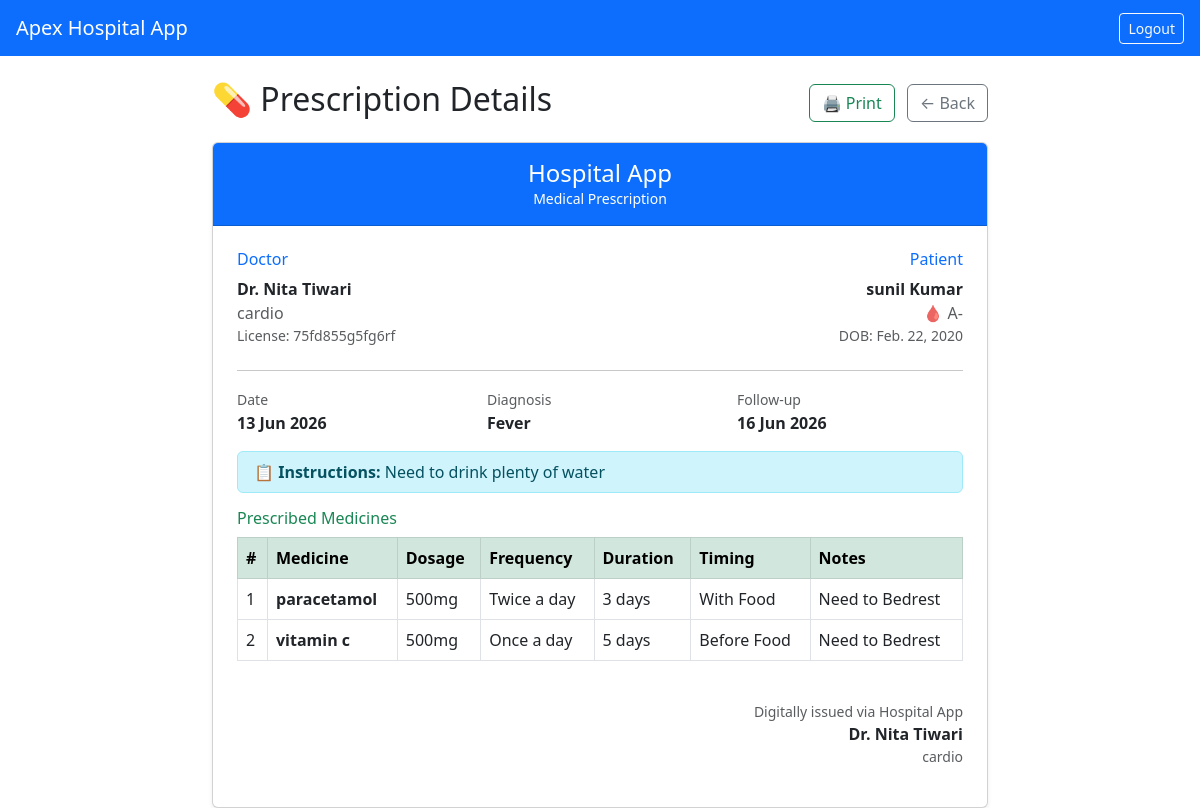
Screenshot of /prescriptions/2/ (signed in) with the database file from the repository.
### accounts/models.py (models this page shows, shortened)
class Prescription(models.Model):
    doctor = models.ForeignKey(DoctorProfile, on_delete=models.CASCADE, related_name='prescriptions')
    patient = models.ForeignKey(PatientProfile, on_delete=models.CASCADE, related_name='prescriptions')
    appointment = models.ForeignKey(Appointment, on_delete=models.SET_NULL, null=True, blank=True, related_name='prescriptions')
    diagnosis = models.CharField(max_length=255)
    instructions = models.TextField(blank=True)
    created_at = models.DateTimeField(auto_now_add=True)
    follow_up_date = models.DateField(null=True, blank=True)
    class Meta:
        ordering = ['-created_at']   # newest first

class DoctorProfile(models.Model):
    user_profile = models.OneToOneField(
        UserProfile, on_delete=models.CASCADE, related_name='doctor'
    )
    specialization = models.CharField(max_length=100)
    license_number = models.CharField(max_length=50, unique=True)
    experience_years = models.PositiveIntegerField(default=0)
    bio = models.TextField(blank=True)

class UserProfile(models.Model):
    ROLE_CHOICES = (
        ('doctor', 'Doctor'),
        ('patient', 'Patient'),
    )
    user = models.OneToOneField(
        User, on_delete=models.CASCADE, related_name='profile'
    )
    role = models.CharField(max_length=10, choices=ROLE_CHOICES)
    phone = models.CharField(max_length=15, blank=True)

class PatientProfile(models.Model):
    BLOOD_GROUPS = [
        ('A+','A+'),('A-','A-'),('B+','B+'),('B-','B-'),
        ('O+','O+'),('O-','O-'),('AB+','AB+'),('AB-','AB-'),
    ]
    user_profile = models.OneToOneField(
        UserProfile, on_delete=models.CASCADE, related_name='patient'
    )
    date_of_birth = models.DateField(null=True, blank=True)
    blood_group = models.CharField(max_length=5, choices=BLOOD_GROUPS, blank=True)
    address = models.TextField(blank=True)
    emergency_contact = models.CharField(max_length=15, blank=True)

class PrescriptionItem(models.Model):
    FREQUENCY_CHOICES = [
        ('once',       'Once a day'),
        ('twice',      'Twice a day'),
        ('thrice',     'Three times a day'),
        ('four_times', 'Four times a day'),
        ('sos',        'SOS (as needed)'),
    ]
    TIMING_CHOICES = [
        ('before_food', 'Before Food'),
        ('after_food',  'After Food'),
        ('with_food',   'With Food'),
        ('empty_stomach', 'Empty Stomach'),
    ]
    prescription   = models.ForeignKey(Prescription, on_delete=models.CASCADE, related_name='items')
    medicine_name  = models.CharField(max_length=200)
    dosage         = models.CharField(max_length=100)   # e.g. "500mg", "10ml"
    frequency      = models.CharField(max_length=20, choices=FREQUENCY_CHOICES)
    duration       = models.CharField(max_length=100)   # e.g. "5 days", "1 week"
    timing         = models.CharField(max_length=20, choices=TIMING_CHOICES, blank=True)
    notes          = models.CharField(max_length=255, blank=True)

### accounts/views.py (the view)
# urls.py: path('prescriptions/<int:prescription_id>/',views.prescription_detail,  name='prescription_detail'),
@login_required
def prescription_detail(request, prescription_id):
    prescription = get_object_or_404(Prescription, id=prescription_id)
    user_profile = request.user.profile
    if user_profile.role == 'doctor':
        if prescription.doctor != user_profile.doctor:
            messages.error(request, 'Not allowed.')
            return redirect('doctor_prescriptions')
    else:
        if prescription.patient != user_profile.patient:
            messages.error(request, 'Not allowed.')
            return redirect('patient_prescriptions')
    return render(request, 'accounts/prescription_detail.html', {
        'prescription': prescription,
        'items'       : prescription.items.all(),
    })

### accounts/templates/accounts/prescription_detail.html (shortened to what this page needs)
{% extends 'accounts/base.html' %}
{% block content %}
<div class="container" style="max-width:800px">
  <div class="d-flex justify-content-between align-items-center mb-3 no-print">
    <h2>💊 Prescription Details</h2>
    <div>
      <button onclick="window.print()" class="btn btn-outline-success me-2">
        🖨️ Print
      </button>
      {% if request.user.profile.role == 'doctor' %}
        <a href="{% url 'doctor_prescriptions' %}"
           class="btn btn-outline-secondary">← Back</a>
      {% else %}
        <a href="{% url 'patient_prescriptions' %}"
           class="btn btn-outline-secondary">← Back</a>
      {% endif %}
    </div>
  </div>
  <div class="card shadow-sm" id="prescriptionCard">
    <div class="card-header bg-primary text-white text-center py-3">
      <h4 class="mb-0"> Hospital App</h4>
      <p class="mb-0 small">Medical Prescription</p>
    </div>
    <div class="card-body p-4">
      <div class="row mb-4">
        <div class="col-md-6">
          <h6 class="text-primary"> Doctor</h6>
          <p class="mb-0">
            <strong>Dr. {{ prescription.doctor.user_profile.user.get_full_name }}</strong>
          </p>
          <p class="mb-0 text-muted">
            {{ prescription.doctor.specialization }}
          </p>
          <p class="mb-0 text-muted small">
            License: {{ prescription.doctor.license_number }}
          </p>
        </div>
        <div class="col-md-6 text-md-end">
          <h6 class="text-primary">Patient</h6>
          <p class="mb-0">
            <strong>{{ prescription.patient.user_profile.user.get_full_name }}</strong>
          </p>
          <p class="mb-0 text-muted">
            🩸 {{ prescription.patient.blood_group|default:"—" }}
          </p>
          <p class="mb-0 text-muted small">
            DOB: {{ prescription.patient.date_of_birth|default:"—" }}
          </p>
        </div>
      </div>
      <hr>
      <div class="row mb-3">
        <div class="col-md-4">
          <small class="text-muted">Date</small>
          <p class="mb-0 fw-bold">{{ prescription.created_at|date:"d M Y" }}</p>
        </div>
        <div class="col-md-4">
          <small class="text-muted">Diagnosis</small>
          <p class="mb-0 fw-bold">{{ prescription.diagnosis }}</p>
        </div>
        <div class="col-md-4">
          <small class="text-muted">Follow-up</small>
          <p class="mb-0 fw-bold">
            {{ prescription.follow_up_date|date:"d M Y"|default:"Not scheduled" }}
          </p>
        </div>
      </div>
      {% if prescription.instructions %}
      <div class="alert alert-info py-2">
        📋 <strong>Instructions:</strong> {{ prescription.instructions }}
      </div>
      {% endif %}
      <h6 class="text-success mt-3 mb-2">Prescribed Medicines</h6>
      <div class="table-responsive">
        <table class="table table-bordered">
          <thead class="table-success">
            <tr>
              <th>#</th>
              <th>Medicine</th>
              <th>Dosage</th>
              <th>Frequency</th>
              <th>Duration</th>
              <th>Timing</th>
              <th>Notes</th>
            </tr>
          </thead>
          <tbody>
            {% for item in items %}
            <tr>
              <td>{{ forloop.counter }}</td>
              <td><strong>{{ item.medicine_name }}</strong></td>
              <td>{{ item.dosage }}</td>
              <td>{{ item.get_frequency_display }}</td>
              <td>{{ item.duration }}</td>
              <td>{{ item.get_timing_display|default:"—" }}</td>
              <td>{{ item.notes|default:"—" }}</td>
            </tr>
            {% endfor %}
          </tbody>
        </table>
      </div>
      <div class="text-end mt-4">
        <p class="mb-0 text-muted small">Digitally issued via Hospital App</p>
        <p class="mb-0">
          <strong>Dr. {{ prescription.doctor.user_profile.user.get_full_name }}</strong>
        </p>
        <p class="text-muted small">{{ prescription.doctor.specialization }}</p>
      </div>
    </div>
  </div>
</div>
{% endblock %}

### rows the page displays
Prescription: doctor.user_profile.user.get_full_name "Nita Tiwari", doctor.specialization "cardio", doctor.license_number "75fd855g5fg6rf", patient.user_profile.user.get_full_name "sunil Kumar", patient.blood_group "A-", patient.date_of_birth "Feb. 22, 2020", created_at "13 Jun 2026", diagnosis "Fever", follow_up_date "16 Jun 2026", instructions "Need to drink plenty of water"
PrescriptionItem: medicine_name "paracetamol", dosage "500mg", frequency "Twice a day", duration "3 days", timing "With Food", notes "Need to Bedrest"
PrescriptionItem: medicine_name "vitamin c", dosage "500mg", frequency "Once a day", duration "5 days", timing "Before Food", notes "Need to Bedrest"
